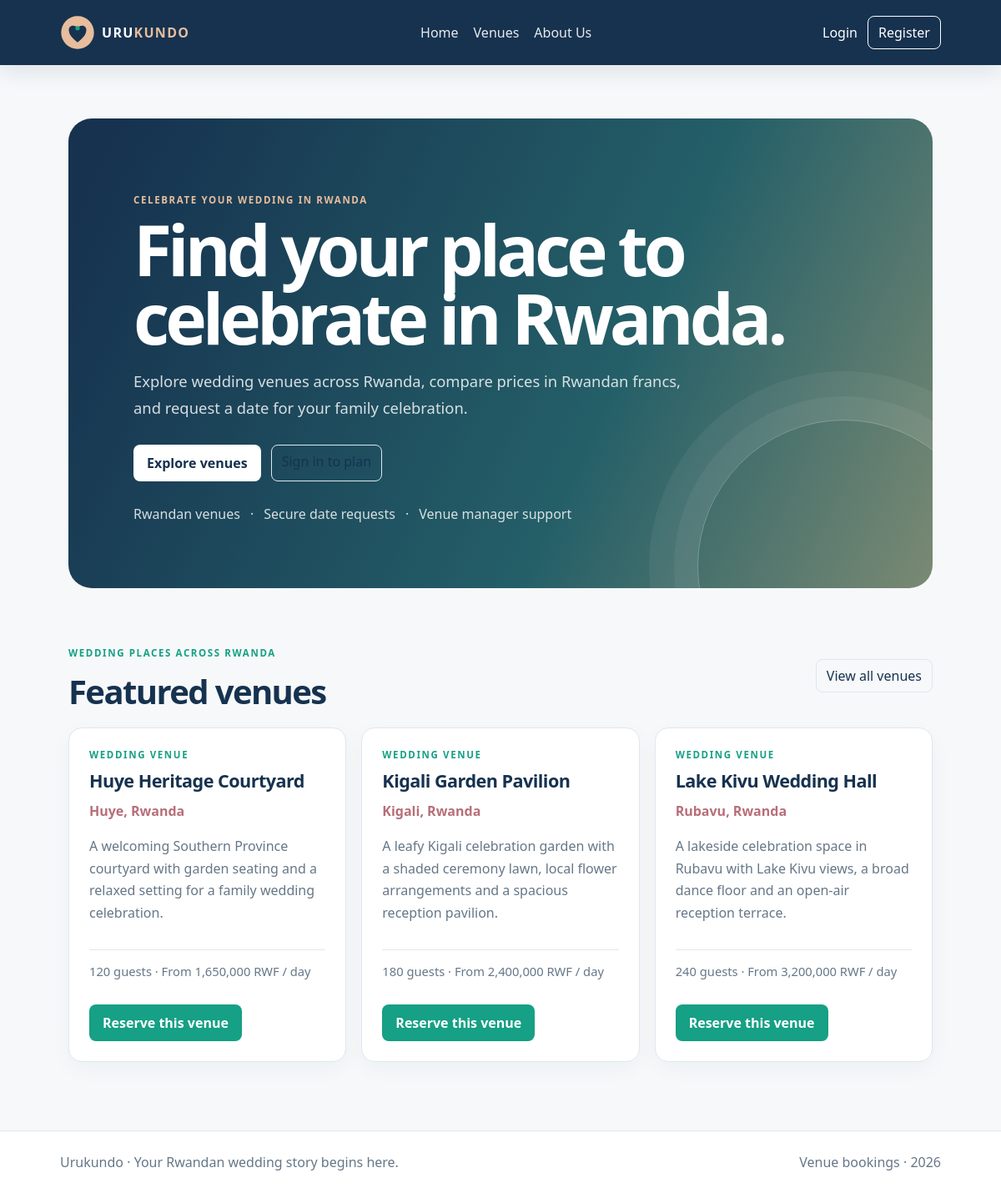
The page / on the database its author committed.
### tables this page shows
CREATE TABLE IF NOT EXISTS venues (
  venue_id INT UNSIGNED AUTO_INCREMENT PRIMARY KEY,
  name VARCHAR(120) NOT NULL UNIQUE,
  location VARCHAR(180) NOT NULL,
  capacity SMALLINT UNSIGNED NOT NULL,
  price_per_day DECIMAL(10,2) NOT NULL,
  available TINYINT(1) NOT NULL DEFAULT 1,
  description TEXT NOT NULL,
  created_at TIMESTAMP NOT NULL DEFAULT CURRENT_TIMESTAMP,
  updated_at TIMESTAMP NOT NULL DEFAULT CURRENT_TIMESTAMP ON UPDATE CURRENT_TIMESTAMP,
  INDEX idx_venues_available_location (available, location)
);

### src/Support/View.php (called while the page is built, shortened)
<?php
final class View {
    public static function render(string $template, array $data = []): void {
        extract($data, EXTR_SKIP);
        require __DIR__ . '/../Views/layouts/header.php';
        require __DIR__ . '/../Views/' . $template . '.php';
        require __DIR__ . '/../Views/layouts/footer.php';
    }
    public static function e(mixed $value): string {
        return htmlspecialchars((string)$value, ENT_QUOTES | ENT_SUBSTITUTE, 'UTF-8');
    }
    public static function url(string $path = '/'): string {
        $base = defined('APP_BASE') ? APP_BASE : '';
        $route = parse_url($path, PHP_URL_PATH) ?: '/';
        $route = '/' . ltrim($route, '/');
        if (str_starts_with($route, '/assets/')) {
            return $base . $route;
        }
        $query = [];
        parse_str((string)(parse_url($path, PHP_URL_QUERY) ?? ''), $query);
        unset($query['_route']);
        return $base . '/index.php?' . http_build_query(['_route' => $route] + $query);
    }
}

### src/Controllers/HomeController.php (called while the page is built, shortened)
<?php
final class HomeController {
    public function index(): void {
        $user = Auth::user();
        View::render('home/index', [
            'title' => 'Wedding venues in Rwanda',
            'venues' => array_slice(Venue::all(), 0, 3),
            'user' => $user,
            'bookings' => $user ? Booking::all($user) : [],
            'success' => Flash::get('success'),
            'error' => Flash::get('error'),
        ]);
    }
}

### src/Support/Auth.php (called while the page is built, shortened)
<?php
final class Auth {
    public static function user(): ?array {
        $id = (int)($_SESSION['user_id'] ?? 0);
        if (!$id) {
            return null;
        }
        $stmt = Database::pdo()->prepare(
            'SELECT customer_id AS user_id, customer_id, username, email, role,
                    groom_name, bride_name, phone, budget_total, budget_spent
             FROM customers WHERE customer_id = :id'
        );
        $stmt->execute(['id' => $id]);
        return $stmt->fetch() ?: null;
    }
}

### src/Support/autoload.php (called while the page is built, shortened)
<?php
spl_autoload_register(static function (string $class): void {
    $prefix = 'App\\';
    $file = dirname(__DIR__) . DIRECTORY_SEPARATOR
        . str_replace('\\', DIRECTORY_SEPARATOR, substr($class, strlen($prefix))) . '.php';
});

### src/Config/Database.php (called while the page is built, shortened)
<?php
final class Database {
    private static ?PDO $connection = null;
    public static function pdo(): PDO {
        $dsn = sprintf(
            'mysql:host=%s;port=%s;dbname=%s;charset=utf8mb4',
            getenv('DB_HOST') ?: '127.0.0.1',
            getenv('DB_PORT') ?: '3306',
            getenv('DB_NAME') ?: 'wedding_venue_booking'
        );
        self::$connection = new PDO($dsn, getenv('DB_USER') ?: 'root', getenv('DB_PASS') ?: '', [
            PDO::ATTR_ERRMODE => PDO::ERRMODE_EXCEPTION,
            PDO::ATTR_DEFAULT_FETCH_MODE => PDO::FETCH_ASSOC,
            PDO::ATTR_EMULATE_PREPARES => false,
        ]);
        return self::$connection;
    }
}

### src/Models/Venue.php (called while the page is built, shortened)
<?php
final class Venue {
    public static function all(string $search = '', bool $availableOnly = true): array {
        $sql = 'SELECT venue_id, name, location, capacity, price_per_day, available, description
                FROM venues WHERE 1=1';
        $params = [];
        if ($availableOnly) {
            $sql .= ' AND available = 1';
        }
        $sql .= ' ORDER BY available DESC, name';
        $stmt = Database::pdo()->prepare($sql);
        $stmt->execute($params);
        return $stmt->fetchAll();
    }
}

### src/Views/home/index.php (the view, shortened to what this page needs)
<section class="hero">
  <p class="eyebrow">Celebrate your wedding in Rwanda</p>
  <h1>Find your place to celebrate in Rwanda.</h1>
  <p class="lede">Explore wedding venues across Rwanda, compare prices in Rwandan francs, and request a date for your family celebration.</p>
  <div class="hero-actions">
    <a class="button button-light" href="<?= View::e(View::url('/venues')) ?>">Explore venues</a>
    <?php if (!$user): ?><a class="button-ghost hero-ghost" href="<?= View::e(View::url('/login')) ?>">Sign in to plan</a><?php endif; ?>
  </div>
  <div class="trust-row"><span>Rwandan venues</span><span>·</span><span>Secure date requests</span><span>·</span><span>Venue manager support</span></div>
</section>
<section>
  <div class="section-heading">
    <div><p class="eyebrow">Wedding places across Rwanda</p><h2>Featured venues</h2></div>
    <a class="button-ghost" href="<?= View::e(View::url('/venues')) ?>">View all venues</a>
  </div>
  <?php if (!$venues): ?>
    <p class="empty-state">Our venue collection is being prepared. Please check back soon.</p>
  <?php else: ?>
    <div class="card-grid">
      <?php foreach ($venues as $venue): ?>
        <article class="card venue-card">
          <span class="eyebrow">Wedding venue</span>
          <h2><?= View::e($venue['name']) ?></h2>
          <p class="venue-location"><?= View::e($venue['location']) ?></p>
          <p class="venue-description"><?= View::e($venue['description']) ?></p>
          <p class="meta"><?= (int)$venue['capacity'] ?> guests · From <?= number_format((float)$venue['price_per_day']) ?> RWF / day</p>
          <a class="button" href="<?= View::e(View::url($user && !in_array($user['role'], ['customer'], true) ? '/venues' : '/booking/form?venue_id=' . (int)$venue['venue_id'])) ?>"><?= $user && !in_array($user['role'], ['customer'], true) ? 'Explore venue' : 'Reserve this venue' ?></a>
        </article>
      <?php endforeach; ?>
    </div>
  <?php endif; ?>
</section>

### src/Views/layouts/header.php (shortened to what this page needs)
<?php
$currentUser = Auth::user();
?>
<!doctype html>
<html lang="en">
<head>
  <link rel="stylesheet" href="<?= View::e(View::url('/assets/css/style.css')) ?>">
</head>
<body>
  <header class="site-header">
    <a class="brand" href="<?= View::e(View::url('/')) ?>" aria-label="Urukundo home">
      <img src="<?= View::e(View::url('/assets/images/urukundo-logo.svg')) ?>" alt="Urukundo wedding venue logo">
      <span>URU<span>KUNDO</span></span>
    </a>
    <nav aria-label="Primary">
      <a href="<?= View::e(View::url('/')) ?>">Home</a>
      <a href="<?= View::e(View::url('/venues')) ?>">Venues</a>
      <a href="<?= View::e(View::url('/about')) ?>">About Us</a>
    </nav>
    <div class="nav-account">
      <?php if ($currentUser): ?>
        <span>Welcome, <?= View::e($currentUser['username']) ?></span>
        <form method="post" action="<?= View::e(View::url('/logout')) ?>">
          <input type="hidden" name="_csrf" value="<?= View::e(Csrf::token()) ?>">
          <button type="submit">Sign out</button>
        </form>
      <?php else: ?>
        <a class="nav-login" href="<?= View::e(View::url('/login')) ?>">Login</a>
        <a class="nav-register" href="<?= View::e(View::url('/register')) ?>">Register</a>
      <?php endif; ?>
    </div>
  </header>
  <main class="container">

### src/Views/layouts/footer.php
  </main>
  <footer class="site-footer">
    <p>Urukundo · Your Rwandan wedding story begins here.</p>
    <p>Venue bookings · <?= date('Y') ?></p>
  </footer>
</body>
</html>

### public/assets/css/style.css (style rules this page uses)
:root { --ink:#16324f; --green:#16a085; --paper:#f6f8fa; --line:#dfe7ed; --muted:#667788; --rose:#b76e79; --cream:#f4eee6; }
* { box-sizing:border-box; }
body { margin:0; font-family:system-ui,-apple-system,"Segoe UI",sans-serif; color:var(--ink); background:var(--paper); }
a { color:inherit; }
.site-header { display:flex; justify-content:space-between; align-items:center; gap:20px; padding:18px max(6vw,calc((100vw - 1180px)/2)); background:var(--ink); color:#fff; position:sticky; top:0; z-index:20; box-shadow:0 8px 24px rgb(22 50 79 / 10%); }
.brand { display:flex; align-items:center; gap:8px; color:inherit; text-decoration:none; font-weight:850; letter-spacing:.08em; }
.brand img { width:42px; height:42px; border-radius:50%; }
.brand > span { color:#fff; }
.brand > span span { color:#e7bd9d; }
.site-header nav { display:flex; align-items:center; flex-wrap:wrap; gap:18px; }
.site-header nav a { color:inherit; text-decoration:none; opacity:.9; }
.nav-account { display:flex; align-items:center; gap:12px; }
.nav-login { color:#fff; text-decoration:none; }
.nav-register { padding:8px 12px; border:1px solid rgb(255 255 255 / 45); border-radius:8px; color:#fff; text-decoration:none; }
.container { max-width:1180px; min-height:68vh; margin:0 auto; padding:64px 6vw 82px; }
.eyebrow { color:var(--green); text-transform:uppercase; letter-spacing:.14em; font-size:.72rem; font-weight:800; }
h1 { font-size:clamp(2.5rem,7vw,5.25rem); line-height:.98; letter-spacing:-.06em; }
.lede { color:var(--muted); font-size:1.15rem; line-height:1.75; max-width:680px; }
.hero { position:relative; isolation:isolate; overflow:hidden; padding:clamp(30px,7vw,78px); border-radius:28px; color:#fff; background:linear-gradient(115deg,#16324f 5%,#245f68 62%,#7a8a73); }
.hero:after { content:""; position:absolute; z-index:-1; width:350px; height:350px; right:-70px; bottom:-150px; border:1px solid rgb(255 255 255 / 28%); border-radius:50%; box-shadow:0 0 0 28px rgb(255 255 255 / 5%),0 0 0 58px rgb(255 255 255 / 5%); }
.hero .eyebrow { color:#e7bd9d; }
.hero h1 { max-width:780px; margin:.6rem 0 1.1rem; }
.hero .lede { color:rgb(255 255 255 / 82%); }
.hero-actions { display:flex; flex-wrap:wrap; gap:12px; margin-top:28px; }
.hero-ghost { color:#fff; border-color:rgb(255 255 255 / 40%); }
.section-heading { display:flex; justify-content:space-between; align-items:end; gap:20px; margin:58px 0 20px; }
.section-heading h2 { margin:8px 0 0; font-size:clamp(1.7rem,4vw,2.5rem); letter-spacing:-.04em; }
.button { display:inline-block; padding:11px 16px; border-radius:8px; background:var(--green); color:#fff; text-decoration:none; font:inherit; font-weight:750; border:0; cursor:pointer; }
.button-light { color:var(--ink); background:#fff; }
.button-ghost { display:inline-block; padding:8px 12px; border-radius:8px; background:transparent; border:1px solid var(--line); color:var(--ink); text-decoration:none; font:inherit; cursor:pointer; }
.card-grid { display:grid; grid-template-columns:repeat(auto-fit,minmax(min(100%,260px),1fr)); gap:18px; }
.card { min-width:0; padding:24px; border:1px solid var(--line); border-radius:16px; background:#fff; box-shadow:0 8px 26px rgb(22 50 79 / 4%); }
.card h2 { margin:.55rem 0; font-size:1.35rem; letter-spacing:-.025em; }
.card p { color:var(--muted); line-height:1.65; }
.venue-card { display:flex; flex-direction:column; align-items:flex-start; }
.venue-card .button { margin-top:auto; }
.venue-location { margin:0; color:var(--rose)!important; font-weight:700; }
.venue-description { min-height:76px; }
.venue-card .meta { display:flex; flex-wrap:wrap; gap:6px 16px; width:100%; padding:13px 0; border-top:1px solid var(--line); }
.meta { color:var(--muted); font-size:.92rem; }
.site-footer { display:flex; justify-content:space-between; gap:12px; flex-wrap:wrap; padding:26px max(6vw,calc((100vw - 1180px)/2)); color:#667788; background:#fff; border-top:1px solid var(--line); }
.site-footer p { margin:0; }
.section-heading { display:flex; align-items:center; justify-content:space-between; gap:16px; margin-bottom:16px; }
.section-heading h2 { margin-bottom:0; }
.trust-row { display:flex; flex-wrap:wrap; gap:12px; margin-top:28px; color:rgb(255 255 255 / 82%); }

### rows shown on the page
venues: name "Huye Heritage Courtyard", location "Huye, Rwanda", description "A welcoming Southern Province courtyard with garden seating and a relaxed setting for a family wedding celebration.", capacity "120", price_per_day "1,650,000"
venues: name "Kigali Garden Pavilion", location "Kigali, Rwanda", description "A leafy Kigali celebration garden with a shaded ceremony lawn, local flower arrangements and a spacious reception pavilion.", capacity "180", price_per_day "2,400,000"
venues: name "Lake Kivu Wedding Hall", location "Rubavu, Rwanda", description "A lakeside celebration space in Rubavu with Lake Kivu views, a broad dance floor and an open-air reception terrace.", capacity "240", price_per_day "3,200,000"
